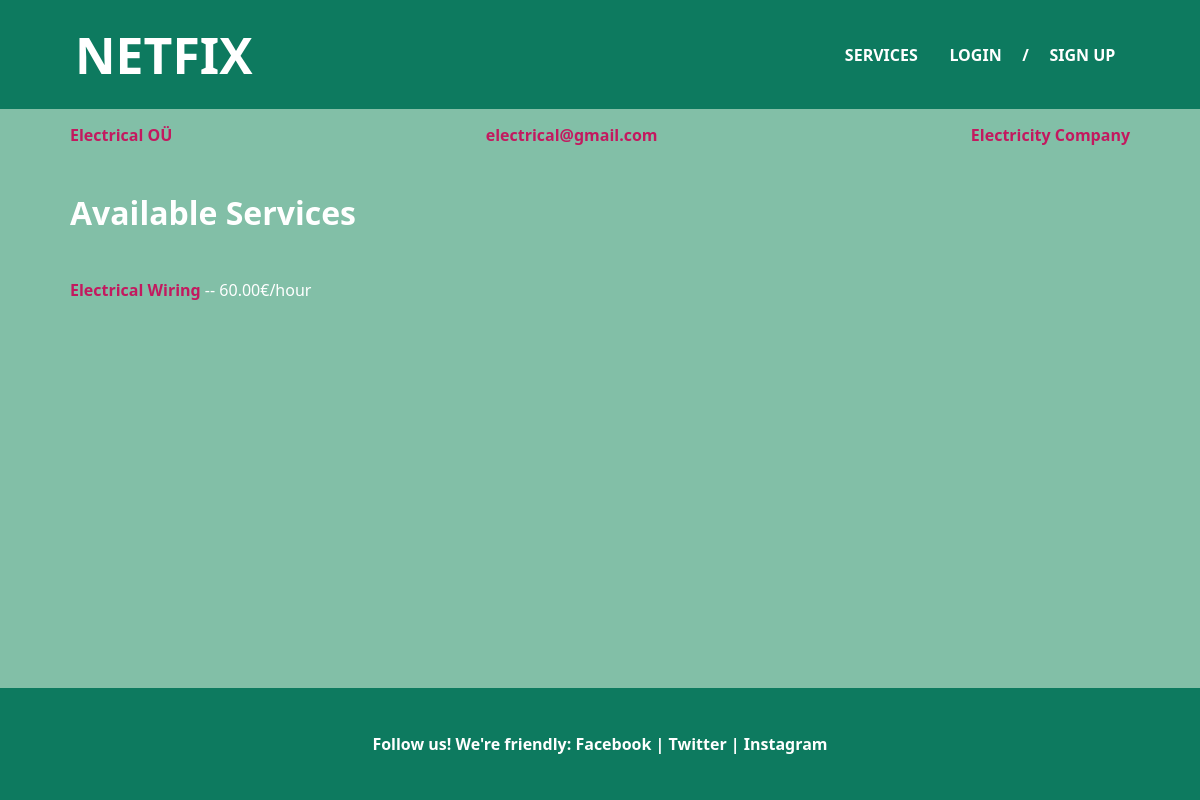
Screenshot of /company/electrical-ou with the database file from the repository.
### users/models.py (models this page shows, shortened)
class User(AbstractUser):
    username = models.CharField(max_length=30, unique=True)
    email = models.EmailField(max_length=50, unique=True)
    is_company = models.BooleanField(default=False)
    is_customer = models.BooleanField(default=False)
    USERNAME_FIELD = 'email'
    REQUIRED_FIELDS = ['username']
    slug = models.SlugField(null=True)

class Company(models.Model):
    user = models.OneToOneField(
        User, on_delete=models.CASCADE, primary_key=True)
    choices = SERVICE_CHOICES
    field = models.CharField(
        max_length=70, choices=choices, blank=False, null=False)
    slug = models.SlugField(null=True)

### services/models.py (models this page shows, shortened)
class Service(models.Model):
    company = models.ForeignKey(Company, on_delete=models.CASCADE)
    name = models.CharField(max_length=40)
    description = models.TextField()
    price_hour = models.DecimalField(decimal_places=2, max_digits=100)
    choices = SERVICE_CHOICES
    field = models.CharField(
        max_length=30,
        choices=choices,
        blank=False,
        null=False
    )
    date = models.DateTimeField(auto_now=True, null=False)

### netfix/views.py (the view)
# urls.py: path('company/<slug:name>', v.company_profile, name='company_profile')
def company_profile(request, name):
    user = get_object_or_404(User, slug=name)
    services = Service.objects.filter(
        company=Company.objects.get(user=user)).order_by("-date")
    return render(request, 'users/profile.html', {'user': user, 'services': services})

### users/templates/users/profile.html (shortened to what this page needs)
{% extends 'main/base.html' %}
{% block content %}
    {% if user.is_customer %}
        <div class="user-profile">
            <h1>{{ user.username }} ({{ user.customer.age }} y/o)</h1>
            <p>{{ user.email }}</p>
            <p class="right-align">Customer</p>
        </div>
    {% else %}
        <div class="user-profile">
            <h1>{{ user.username }}</h1>
            <p> {{ user.email }}</p>
            <p class="right-align">{{user.company.field}} Company</p>
        </div>
    {% endif %}
    {% if 'customer' in request.path %}
    <div class="previously-requested-services-title">
        <p class="title">Previous Requested Services</p>
    </div>
    {% else %}
    <div class="available-services-title">
        <p class="title">Available Services</p>
    </div>
    {% endif %}
    <div class='services-list'>
        {% if user.is_customer %}
            {% for service in services %}
                    <div class="services">
                        <a href="/services/{{service.service.id}}">{{service.service.name}}</a> ({{service.service.field}})
                        <p> ❱❱ {{ service.total_price }} € </p>
                        <p> ❱❱ {{ service.date }} </p>
                        <p> by <a href="/company/{{service.service.company.user.username}}">{{service.service.company.user.username}}</a></p>
                    </div>
            {% endfor %}
        {% else %}
            {% for service in services %}
                <div class="services-container">
                    <div class="list-services-profile">
                        <a href="/services/{{service.id}}">{{service.name}}</a> -- {{service.price_hour}}€/hour
                    </div>
                </div>
            {% endfor %}
        {% endif %}
    </div>
{% endblock %}

### static/css/style.css (style rules this page uses)
html, body, div, span, applet, object, iframe, h1, h2, h3, h4, h5, h6, p, blockquote, pre, a, abbr, acronym, address, big, cite, code, del, dfn, em, font, img, ins, kbd, q, s, samp, small, strike, strong, sub, sup, tt, var, b, u, i, center, dl, dt, dd, ol, ul, li, fieldset, form, label, legend, table, caption, tbody, tfoot, thead, tr, th, td { margin: 0; padding: 0; border: 0; font-size: 100%; vertical-align: baseline; }
* { box-sizing: border-box; }
@media screen and (min-width: 1025px) { html { font-size: 1rem; } }
.title { font-size: 2rem; font-weight: 900; color: white; }
.services-list { display: flex; justify-content: space-between; align-items: center; flex-wrap: wrap; width: 100%; margin: 0 auto; background-color: rgb(130, 191, 167); }
.services-container { display: flex; justify-content: space-between; align-items: center; flex-wrap: wrap; width: 100%; padding: 0.938rem 4.375rem; background-color: rgb(130, 191, 167); color: white; }
.available-services-title { display: flex; align-items: center; justify-content: space-between; width: 100%; padding: 1.875rem 4.375rem; background-color: rgb(130, 191, 167); color: white; }
.user-profile { display: flex; justify-content: space-between; align-items: center; flex-wrap: wrap; width: 100%; padding: 0.938rem 4.375rem; background-color: rgb(130, 191, 167); color: rgb(195, 25, 95); font-weight: 900; }
.right-align { align-self: flex-end; }
a { color: rgb(195, 25, 95); text-decoration: none; font-weight: 900; }

### rows the page displays
User: username "Electrical OÜ", email "electrical@gmail.com", company.field "Electricity"
Service: name "Electrical Wiring", price_hour "60.00"
